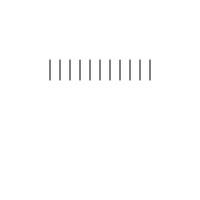
Frame 1 (no input)
Frame 60 (no input): identical to frame 1, image omitted
Frame 120 (the mouse pressed at the canvas centre since frame 60): identical to frame 1, image omitted

The p5.js sketch that drew this single still picture (run headless with seeded random() and noise() and a simulated clock; from frame 60 on, the mouse is pressed at the canvas centre):

// p5.js sketch
// ── sketch.js
function setup() {
    createCanvas(200, 200);
}

function draw() {
    background(255);
    for (let x = 50; x <= 150; x+=10) {
        line(x, 60, x, 80);
    }
}
// ── linesForLoop.html
<!DOCTYPE html>
<html lang="en">
  <head>
    <meta charset="utf-8" />
    <meta name="viewport" content="width=device-width, initial-scale=1.0">

    <title>W4 Lecture 2 - linesForLoop</title>

    <link rel="stylesheet" type="text/css" href="./lib/main-styles.css">

    <script src="./lib/libraries/p5.min.js"></script>
  </head>

  <body>
    <script src="sketch.js"></script>
  </body>
</html>
